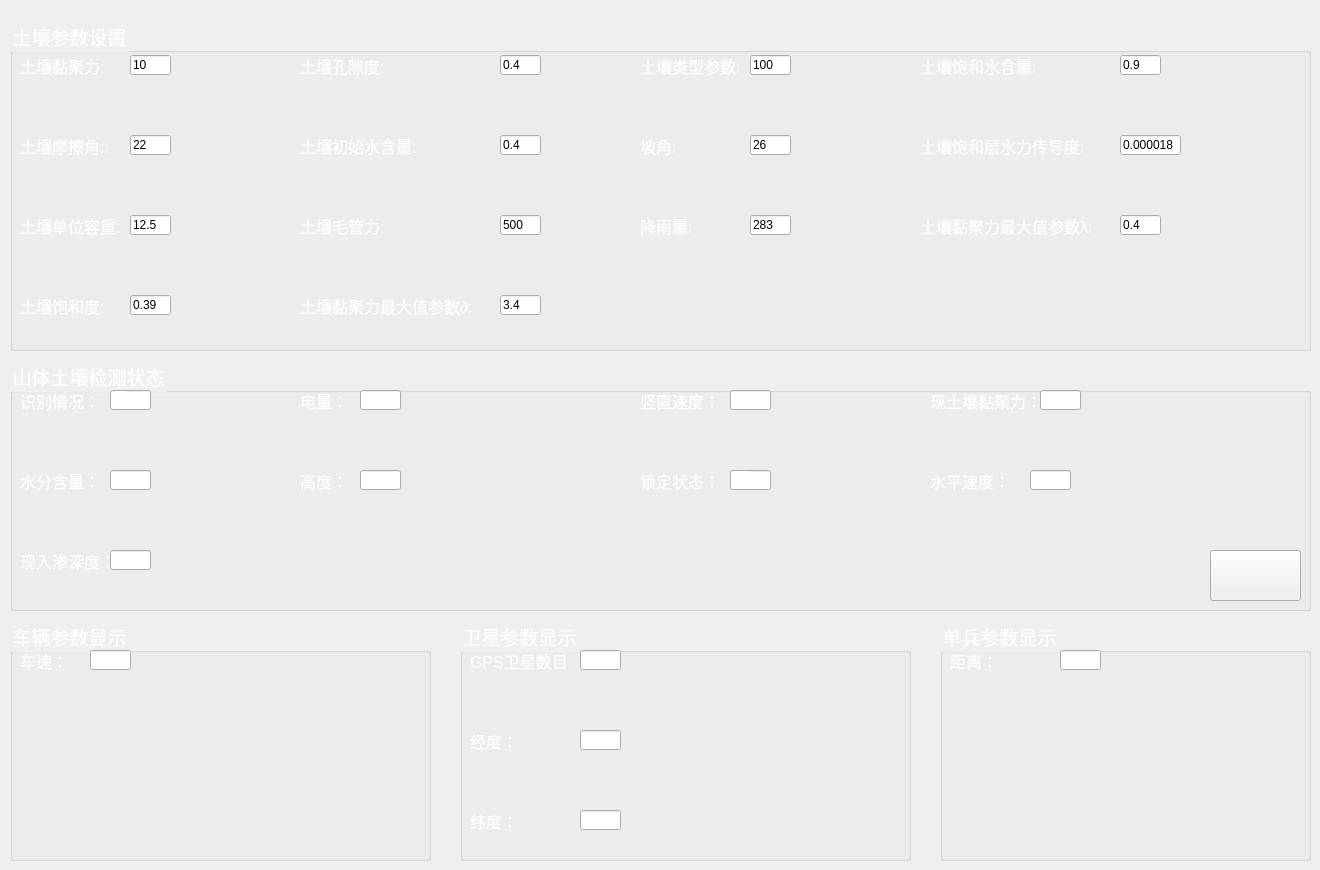
   <widget class="QWidget" name="tab_3">
    <attribute name="title">
     <string>Tab 3</string>
    </attribute>
    <widget class="QGroupBox" name="groupBox_8">
     <property name="geometry">
      <rect>
       <x>10</x>
       <y>20</y>
       <width>1301</width>
       <height>331</height>
      </rect>
     </property>
     <property name="font">
      <font>
       <family>SimSun-ExtB</family>
       <pointsize>14</pointsize>
      </font>
     </property>
     <property name="styleSheet">
      <string notr="true">QGroupBox{color:white}</string>
     </property>
     <property name="title">
      <string>土壤参数设置</string>
     </property>
     <widget class="QLabel" name="label_21">
      <property name="geometry">
       <rect>
        <x>10</x>
        <y>110</y>
        <width>91</width>
        <height>31</height>
       </rect>
      </property>
      <property name="font">
       <font>
        <pointsize>12</pointsize>
       </font>
      </property>
      <property name="styleSheet">
       <string notr="true">color:white</string>
      </property>
      <property name="text">
       <string>土壤摩擦角::</string>
      </property>
     </widget>
     <widget class="QLineEdit" name="lineEdit_17">
      <property name="geometry">
       <rect>
        <x>120</x>
        <y>115</y>
        <width>41</width>
        <height>20</height>
       </rect>
      </property>
      <property name="text">
       <string>22</string>
      </property>
     </widget>
     <widget class="QLabel" name="label_22">
      <property name="geometry">
       <rect>
        <x>10</x>
        <y>190</y>
        <width>101</width>
        <height>31</height>
       </rect>
      </property>
      <property name="font">
       <font>
        <pointsize>12</pointsize>
       </font>
      </property>
      <property name="styleSheet">
       <string notr="true">color:white</string>
      </property>
      <property name="text">
       <string>土壤单位容重:</string>
      </property>
     </widget>
     <widget class="QLineEdit" name="lineEdit_18">
      <property name="geometry">
       <rect>
        <x>120</x>
        <y>195</y>
        <width>41</width>
        <height>20</height>
       </rect>
      </property>
      <property name="text">
       <string>12.5</string>
      </property>
     </widget>
     <widget class="QLabel" name="label_23">
      <property name="geometry">
       <rect>
        <x>630</x>
        <y>30</y>
        <width>111</width>
        <height>31</height>
       </rect>
      </property>
      <property name="font">
       <font>
        <pointsize>12</pointsize>
       </font>
      </property>
      <property name="styleSheet">
       <string notr="true">color:white</string>
      </property>
      <property name="text">
       <string>土壤类型参数:</string>
      </property>
     </widget>
     <widget class="QLineEdit" name="lineEdit_19">
      <property name="geometry">
       <rect>
        <x>740</x>
        <y>35</y>
        <width>41</width>
        <height>20</height>
       </rect>
      </property>
      <property name="text">
       <string>100</string>
      </property>
     </widget>
     <widget class="QLabel" name="label_24">
      <property name="geometry">
       <rect>
        <x>10</x>
        <y>270</y>
        <width>91</width>
        <height>31</height>
       </rect>
      </property>
      <property name="font">
       <font>
        <pointsize>12</pointsize>
       </font>
      </property>
      <property name="styleSheet">
       <string notr="true">color:white</string>
      </property>
      <property name="text">
       <string>土壤饱和度:</string>
      </property>
     </widget>
     <widget class="QLineEdit" name="lineEdit_20">
      <property name="geometry">
       <rect>
        <x>120</x>
        <y>275</y>
        <width>41</width>
        <height>20</height>
       </rect>
      </property>
      <property name="text">
       <string>0.39</string>
      </property>
     </widget>
     <widget class="QLabel" name="label_25">
      <property name="geometry">
       <rect>
        <x>290</x>
        <y>270</y>
        <width>181</width>
        <height>31</height>
       </rect>
      </property>
      <property name="font">
       <font>
        <pointsize>12</pointsize>
       </font>
      </property>
      <property name="styleSheet">
       <string notr="true">color:white</string>
      </property>
      <property name="text">
       <string>土壤黏聚力最大值参数∂:</string>
      </property>
     </widget>
     <widget class="QLineEdit" name="lineEdit_21">
      <property name="geometry">
       <rect>
        <x>490</x>
        <y>275</y>
        <width>41</width>
        <height>20</height>
       </rect>
      </property>
      <property name="text">
       <string>3.4</string>
      </property>
     </widget>
     <widget class="QLabel" name="label_26">
      <property name="geometry">
       <rect>
        <x>630</x>
        <y>190</y>
        <width>61</width>
        <height>31</height>
       </rect>
      </property>
      <property name="font">
       <font>
        <pointsize>12</pointsize>
       </font>
      </property>
      <property name="styleSheet">
       <string notr="true">color:white</string>
      </property>
      <property name="text">
       <string>降雨量:</string>
      </property>
     </widget>
     <widget class="QLineEdit" name="lineEdit_22">
      <property name="geometry">
       <rect>
        <x>740</x>
        <y>195</y>
        <width>41</width>
        <height>20</height>
       </rect>
      </property>
      <property name="text">
       <string>283</string>
      </property>
     </widget>
     <widget class="QLabel" name="label_27">
      <property name="geometry">
       <rect>
        <x>290</x>
        <y>30</y>
        <width>91</width>
        <height>31</height>
       </rect>
      </property>
      <property name="font">
       <font>
        <pointsize>12</pointsize>
       </font>
      </property>
      <property name="styleSheet">
       <string notr="true">color:white</string>
      </property>
      <property name="text">
       <string>土壤孔隙度:</string>
      </property>
     </widget>
     <widget class="QLineEdit" name="lineEdit_23">
      <property name="geometry">
       <rect>
        <x>490</x>
        <y>35</y>
        <width>41</width>
        <height>20</height>
       </rect>
      </property>
      <property name="text">
       <string>0.4</string>
      </property>
     </widget>
     <widget class="QLabel" name="label_28">
      <property name="geometry">
       <rect>
        <x>910</x>
        <y>110</y>
        <width>181</width>
        <height>31</height>
       </rect>
      </property>
      <property name="font">
       <font>
        <pointsize>12</pointsize>
       </font>
      </property>
      <property name="styleSheet">
       <string notr="true">color:white</string>
      </property>
      <property name="text">
       <string>土壤饱和层水力传导度:</string>
      </property>
     </widget>
     <widget class="QLineEdit" name="lineEdit_24">
      <property name="geometry">
       <rect>
        <x>1110</x>
        <y>115</y>
        <width>61</width>
        <height>20</height>
       </rect>
      </property>
      <property name="text">
       <string>0.000018</string>
      </property>
     </widget>
     <widget class="QLabel" name="label_29">
      <property name="geometry">
       <rect>
        <x>290</x>
        <y>190</y>
        <width>91</width>
        <height>31</height>
       </rect>
      </property>
      <property name="font">
       <font>
        <pointsize>12</pointsize>
       </font>
      </property>
      <property name="styleSheet">
       <string notr="true">color:white</string>
      </property>
      <property name="text">
       <string>土壤毛管力:</string>
      </property>
     </widget>
     <widget class="QLineEdit" name="lineEdit_25">
      <property name="geometry">
       <rect>
        <x>490</x>
        <y>195</y>
        <width>41</width>
        <height>20</height>
       </rect>
      </property>
      <property name="text">
       <string>500</string>
      </property>
     </widget>
     <widget class="QLabel" name="label_30">
      <property name="geometry">
       <rect>
        <x>290</x>
        <y>110</y>
        <width>131</width>
        <height>31</height>
       </rect>
      </property>
      <property name="font">
       <font>
        <pointsize>12</pointsize>
       </font>
      </property>
      <property name="styleSheet">
       <string notr="true">color:white</string>
      </property>
      <property name="text">
       <string>土壤初始水含量:</string>
      </property>
     </widget>
     <widget class="QLineEdit" name="lineEdit_26">
      <property name="geometry">
       <rect>
        <x>490</x>
        <y>115</y>
        <width>41</width>
        <height>20</height>
       </rect>
      </property>
      <property name="text">
       <string>0.4</string>
      </property>
     </widget>
     <widget class="QLabel" name="label_31">
      <property name="geometry">
       <rect>
        <x>910</x>
        <y>30</y>
        <width>131</width>
        <height>31</height>
       </rect>
      </property>
      <property name="font">
       <font>
        <pointsize>12</pointsize>
       </font>
      </property>
      <property name="styleSheet">
       <string notr="true">color:white</string>
      </property>
      <property name="text">
       <string>土壤饱和水含量:</string>
      </property>
     </widget>
     <widget class="QLineEdit" name="lineEdit_27">
      <property name="geometry">
       <rect>
        <x>1110</x>
        <y>35</y>
        <width>41</width>
        <height>20</height>
       </rect>
      </property>
      <property name="text">
       <string>0.9</string>
      </property>
     </widget>
     <widget class="QLabel" name="label_32">
      <property name="geometry">
       <rect>
        <x>630</x>
        <y>110</y>
        <width>91</width>
        <height>31</height>
       </rect>
      </property>
      <property name="font">
       <font>
        <pointsize>12</pointsize>
       </font>
      </property>
      <property name="styleSheet">
       <string notr="true">color:white</string>
      </property>
      <property name="text">
       <string>坡角:</string>
      </property>
     </widget>
     <widget class="QLineEdit" name="lineEdit_28">
      <property name="geometry">
       <rect>
        <x>740</x>
        <y>115</y>
        <width>41</width>
        <height>20</height>
       </rect>
      </property>
      <property name="text">
       <string>26</string>
      </property>
     </widget>
     <widget class="QLabel" name="label_33">
      <property name="geometry">
       <rect>
        <x>10</x>
        <y>30</y>
        <width>91</width>
        <height>31</height>
       </rect>
      </property>
      <property name="font">
       <font>
        <pointsize>12</pointsize>
       </font>
      </property>
      <property name="styleSheet">
       <string notr="true">color:white</string>
      </property>
      <property name="text">
       <string>土壤黏聚力:</string>
      </property>
     </widget>
     <widget class="QLineEdit" name="lineEdit_29">
      <property name="geometry">
       <rect>
        <x>120</x>
        <y>35</y>
        <width>41</width>
        <height>20</height>
       </rect>
      </property>
      <property name="text">
       <string>10</string>
      </property>
     </widget>
     <widget class="QLabel" name="label_34">
      <property name="geometry">
       <rect>
        <x>910</x>
        <y>190</y>
        <width>181</width>
        <height>31</height>
       </rect>
      </property>
      <property name="font">
       <font>
        <pointsize>12</pointsize>
       </font>
      </property>
      <property name="styleSheet">
       <string notr="true">color:white</string>
      </property>
      <property name="text">
       <string>土壤黏聚力最大值参数λ:</string>
      </property>
     </widget>
     <widget class="QLineEdit" name="lineEdit_30">
      <property name="geometry">
       <rect>
        <x>1110</x>
        <y>195</y>
        <width>41</width>
        <height>20</height>
       </rect>
      </property>
      <property name="text">
       <string>0.4</string>
      </property>
     </widget>
    </widget>
    <widget class="QGroupBox" name="groupBox_9">
     <property name="geometry">
      <rect>
       <x>10</x>
       <y>360</y>
       <width>1301</width>
       <height>251</height>
      </rect>
     </property>
     <property name="font">
      <font>
       <family>SimSun-ExtB</family>
       <pointsize>14</pointsize>
      </font>
     </property>
     <property name="styleSheet">
      <string notr="true">QGroupBox{color:white;}</string>
     </property>
     <property name="title">
      <string>山体土壤检测状态</string>
     </property>
     <widget class="QLabel" name="label_35">
      <property name="geometry">
       <rect>
        <x>10</x>
        <y>30</y>
        <width>81</width>
        <height>21</height>
       </rect>
      </property>
      <property name="font">
       <font>
        <pointsize>12</pointsize>
       </font>
      </property>
      <property name="styleSheet">
       <string notr="true">color:white</string>
      </property>
      <property name="text">
       <string>识别情况：</string>
      </property>
     </widget>
     <widget class="QLabel" name="label_36">
      <property name="geometry">
       <rect>
        <x>10</x>
        <y>110</y>
        <width>81</width>
        <height>21</height>
       </rect>
      </property>
      <property name="font">
       <font>
        <pointsize>12</pointsize>
       </font>
      </property>
      <property name="styleSheet">
       <string notr="true">color:white</string>
      </property>
      <property name="text">
       <string>水分含量：</string>
      </property>
     </widget>
     <widget class="QLineEdit" name="lineEdit_14">
      <property name="geometry">
       <rect>
        <x>100</x>
        <y>30</y>
        <width>41</width>
        <height>20</height>
       </rect>
      </property>
      <property name="font">
       <font>
        <pointsize>12</pointsize>
       </font>
      </property>
      <property name="styleSheet">
       <string notr="true">color:white</string>
      </property>
      <property name="text">
       <string>是</string>
      </property>
     </widget>
     <widget class="QLineEdit" name="lineEdit_31">
      <property name="geometry">
       <rect>
        <x>100</x>
        <y>110</y>
        <width>41</width>
        <height>20</height>
       </rect>
      </property>
      <property name="font">
       <font>
        <pointsize>12</pointsize>
       </font>
      </property>
      <property name="styleSheet">
       <string notr="true">color:white</string>
      </property>
      <property name="text">
       <string>60%</string>
      </property>
     </widget>
     <widget class="QLabel" name="label_40">
      <property name="geometry">
       <rect>
        <x>290</x>
        <y>110</y>
        <width>81</width>
        <height>21</height>
       </rect>
      </property>
      <property name="font">
       <font>
        <pointsize>12</pointsize>
       </font>
      </property>
      <property name="styleSheet">
       <string notr="true">color:white</string>
      </property>
      <property name="text">
       <string>高度：</string>
      </property>
     </widget>
     <widget class="QLabel" name="label_42">
      <property name="geometry">
       <rect>
        <x>290</x>
        <y>30</y>
        <width>81</width>
        <height>21</height>
       </rect>
      </property>
      <property name="font">
       <font>
        <pointsize>12</pointsize>
       </font>
      </property>
      <property name="styleSheet">
       <string notr="true">color:white</string>
      </property>
      <property name="text">
       <string>电量：</string>
      </property>
     </widget>
     <widget class="QLabel" name="label_43">
      <property name="geometry">
       <rect>
        <x>630</x>
        <y>30</y>
        <width>81</width>
        <height>21</height>
       </rect>
      </property>
      <property name="font">
       <font>
        <pointsize>12</pointsize>
       </font>
      </property>
      <property name="styleSheet">
       <string notr="true">color:white</string>
      </property>
      <property name="text">
       <string>竖直速度：</string>
      </property>
     </widget>
     <widget class="QLabel" name="label_44">
      <property name="geometry">
       <rect>
        <x>630</x>
        <y>110</y>
        <width>81</width>
        <height>21</height>
       </rect>
      </property>
      <property name="font">
       <font>
        <pointsize>12</pointsize>
       </font>
      </property>
      <property name="styleSheet">
       <string notr="true">color:white</string>
      </property>
      <property name="text">
       <string>锁定状态：</string>
      </property>
     </widget>
     <widget class="QLabel" name="label_45">
      <property name="geometry">
       <rect>
        <x>920</x>
        <y>110</y>
        <width>81</width>
        <height>21</height>
       </rect>
      </property>
      <property name="font">
       <font>
        <pointsize>12</pointsize>
       </font>
      </property>
      <property name="styleSheet">
       <string notr="true">color:white</string>
      </property>
      <property name="text">
       <string>水平速度：</string>
      </property>
     </widget>
     <widget class="QLineEdit" name="lineEdit_35">
      <property name="geometry">
       <rect>
        <x>350</x>
        <y>110</y>
        <width>41</width>
        <height>20</height>
       </rect>
      </property>
      <property name="font">
       <font>
        <pointsize>12</pointsize>
       </font>
      </property>
      <property name="styleSheet">
       <string notr="true">color:white</string>
      </property>
      <property name="text">
       <string>500</string>
      </property>
     </widget>
     <widget class="QLineEdit" name="lineEdit_37">
      <property name="geometry">
       <rect>
        <x>350</x>
        <y>30</y>
        <width>41</width>
        <height>20</height>
       </rect>
      </property>
      <property name="font">
       <font>
        <pointsize>12</pointsize>
       </font>
      </property>
      <property name="styleSheet">
       <string notr="true">color:white</string>
      </property>
      <property name="text">
       <string>50%</string>
      </property>
     </widget>
     <widget class="QLineEdit" name="lineEdit_38">
      <property name="geometry">
       <rect>
        <x>720</x>
        <y>30</y>
        <width>41</width>
        <height>20</height>
       </rect>
      </property>
      <property name="font">
       <font>
        <pointsize>12</pointsize>
       </font>
      </property>
      <property name="styleSheet">
       <string notr="true">color:white</string>
      </property>
      <property name="text">
       <string>1</string>
      </property>
     </widget>
     <widget class="QLineEdit" name="lineEdit_39">
      <property name="geometry">
       <rect>
        <x>720</x>
        <y>110</y>
        <width>41</width>
        <height>20</height>
       </rect>
      </property>
      <property name="font">
       <font>
        <pointsize>12</pointsize>
       </font>
      </property>
      <property name="styleSheet">
       <string notr="true">color:white</string>
      </property>
      <property name="text">
       <string>否</string>
      </property>
     </widget>
     <widget class="QLineEdit" name="lineEdit_40">
      <property name="geometry">
       <rect>
        <x>1020</x>
        <y>110</y>
        <width>41</width>
        <height>20</height>
       </rect>
      </property>
      <property name="font">
       <font>
        <pointsize>12</pointsize>
       </font>
      </property>
      <property name="styleSheet">
       <string notr="true">color:white</string>
      </property>
      <property name="text">
       <string>2</string>
      </property>
     </widget>
     <widget class="QPushButton" name="pushButton_19">
      <property name="geometry">
       <rect>
        <x>1200</x>
        <y>190</y>
        <width>91</width>
        <height>51</height>
       </rect>
      </property>
      <property name="font">
       <font>
        <family>Microsoft YaHei UI</family>
        <pointsize>14</pointsize>
       </font>
      </property>
      <property name="styleSheet">
       <string notr="true">QPushButton
{
border-image:url(D:/procedure/groundstation/checkin/denglu2/weichufalishijilu.png);
color:white

}
QPushButton:hover { border-image:url(D:/procedure/groundstation/checkin/denglu2/chufalishijilu.png) } </string>
      </property>
      <property name="text">
       <string/>
      </property>
     </widget>
     <widget class="QLabel" name="label_46">
      <property name="geometry">
       <rect>
        <x>920</x>
        <y>30</y>
        <width>111</width>
        <height>21</height>
       </rect>
      </property>
      <property name="font">
       <font>
        <pointsize>12</pointsize>
       </font>
      </property>
      <property name="styleSheet">
       <string notr="true">color:white</string>
      </property>
      <property name="text">
       <string>现土壤黏聚力：</string>
      </property>
     </widget>
     <widget class="QLineEdit" name="lineEdit_41">
      <property name="geometry">
       <rect>
        <x>1030</x>
        <y>30</y>
        <width>41</width>
        <height>20</height>
       </rect>
      </property>
      <property name="font">
       <font>
        <pointsize>12</pointsize>
       </font>
      </property>
      <property name="text">
       <string/>
      </property>
     </widget>
     <widget class="QLabel" name="label_47">
      <property name="geometry">
       <rect>
        <x>10</x>
        <y>190</y>
        <width>91</width>
        <height>21</height>
       </rect>
      </property>
      <property name="font">
       <font>
        <pointsize>12</pointsize>
       </font>
      </property>
      <property name="styleSheet">
       <string notr="true">color:white</string>
      </property>
      <property name="text">
       <string>现入渗深度：</string>
      </property>
     </widget>
     <widget class="QLineEdit" name="lineEdit_42">
      <property name="geometry">
       <rect>
        <x>100</x>
        <y>190</y>
        <width>41</width>
        <height>20</height>
       </rect>
      </property>
      <property name="font">
       <font>
        <pointsize>12</pointsize>
       </font>
      </property>
      <property name="text">
       <string/>
      </property>
     </widget>
    </widget>
    <widget class="QGroupBox" name="groupBox_11">
     <property name="geometry">
      <rect>
       <x>460</x>
       <y>620</y>
       <width>451</width>
       <height>241</height>
      </rect>
     </property>
     <property name="font">
      <font>
       <family>SimSun-ExtB</family>
       <pointsize>14</pointsize>
      </font>
     </property>
     <property name="styleSheet">
      <string notr="true">QGroupBox{color:white;}</string>
     </property>
     <property name="title">
      <string>卫星参数显示</string>
     </property>
     <widget class="QLabel" name="label_48">
      <property name="geometry">
       <rect>
        <x>10</x>
        <y>30</y>
        <width>101</width>
        <height>21</height>
       </rect>
      </property>
      <property name="font">
       <font>
        <pointsize>12</pointsize>
       </font>
      </property>
      <property name="styleSheet">
       <string notr="true">color:white</string>
      </property>
      <property name="text">
       <string>GPS卫星数目：</string>
      </property>
     </widget>
     <widget class="QLineEdit" name="lineEdit_43">
      <property name="geometry">
       <rect>
        <x>120</x>
        <y>30</y>
        <width>41</width>
        <height>20</height>
       </rect>
      </property>
      <property name="font">
       <font>
        <pointsize>12</pointsize>
       </font>
      </property>
      <property name="styleSheet">
       <string notr="true">color:white</string>
      </property>
      <property name="text">
       <string>7</string>
      </property>
     </widget>
     <widget class="QLabel" name="label_49">
      <property name="geometry">
       <rect>
        <x>10</x>
        <y>190</y>
        <width>81</width>
        <height>21</height>
       </rect>
      </property>
      <property name="font">
       <font>
        <pointsize>12</pointsize>
       </font>
      </property>
      <property name="styleSheet">
       <string notr="true">color:white</string>
      </property>
      <property name="text">
       <string>纬度：</string>
      </property>
     </widget>
     <widget class="QLabel" name="label_50">
      <property name="geometry">
       <rect>
        <x>10</x>
        <y>110</y>
        <width>81</width>
        <height>21</height>
       </rect>
      </property>
      <property name="font">
       <font>
        <pointsize>12</pointsize>
       </font>
      </property>
      <property name="styleSheet">
       <string notr="true">color:white</string>
      </property>
      <property name="text">
       <string>经度：</string>
      </property>
     </widget>
     <widget class="QLineEdit" name="lineEdit_44">
      <property name="geometry">
       <rect>
        <x>120</x>
        <y>110</y>
        <width>41</width>
        <height>20</height>
       </rect>
      </property>
      <property name="font">
       <font>
        <pointsize>12</pointsize>
       </font>
      </property>
      <property name="styleSheet">
       <string notr="true">color:white</string>
      </property>
      <property name="text">
       <string>119</string>
      </property>
     </widget>
     <widget class="QLineEdit" name="lineEdit_45">
      <property name="geometry">
       <rect>
        <x>120</x>
        <y>190</y>
        <width>41</width>
        <height>20</height>
       </rect>
      </property>
      <property name="font">
       <font>
        <pointsize>12</pointsize>
       </font>
      </property>
      <property name="styleSheet">
       <string notr="true">color:white</string>
      </property>
      <property name="text">
       <string>25</string>
      </property>
     </widget>
    </widget>
    <widget class="QGroupBox" name="groupBox_12">
     <property name="geometry">
      <rect>
       <x>940</x>
       <y>620</y>
       <width>371</width>
       <height>241</height>
      </rect>
     </property>
     <property name="font">
      <font>
       <family>SimSun-ExtB</family>
       <pointsize>14</pointsize>
      </font>
     </property>
     <property name="styleSheet">
      <string notr="true">QGroupBox{color:white;}</string>
     </property>
     <property name="title">
      <string>单兵参数显示</string>
     </property>
     <widget class="QLineEdit" name="lineEdit_36">
      <property name="geometry">
       <rect>
        <x>120</x>
        <y>30</y>
        <width>41</width>
        <height>20</height>
       </rect>
      </property>
      <property name="font">
       <font>
        <pointsize>12</pointsize>
       </font>
      </property>
      <property name="styleSheet">
       <string notr="true">color:white</string>
      </property>
      <property name="text">
       <string>2000</string>
      </property>
     </widget>
     <widget class="QLabel" name="label_41">
      <property name="geometry">
       <rect>
        <x>10</x>
        <y>30</y>
        <width>81</width>
        <height>21</height>
       </rect>
      </property>
      <property name="font">
       <font>
        <pointsize>12</pointsize>
       </font>
      </property>
      <property name="styleSheet">
       <string notr="true">color:white</string>
      </property>
      <property name="text">
       <string>距离：</string>
      </property>
     </widget>
    </widget>
    <widget class="QGroupBox" name="groupBox_13">
     <property name="geometry">
      <rect>
       <x>10</x>
       <y>620</y>
       <width>421</width>
       <height>241</height>
      </rect>
     </property>
     <property name="font">
      <font>
       <family>SimSun-ExtB</family>
       <pointsize>14</pointsize>
      </font>
     </property>
     <property name="styleSheet">
      <string notr="true">QGroupBox{color:white;}</string>
     </property>
     <property name="title">
      <string>车辆参数显示</string>
     </property>
     <widget class="QLabel" name="label_51">
      <property name="geometry">
       <rect>
        <x>10</x>
        <y>30</y>
        <width>101</width>
        <height>21</height>
       </rect>
      </property>
      <property name="font">
       <font>
        <pointsize>12</pointsize>
       </font>
      </property>
      <property name="styleSheet">
       <string notr="true">color:white</string>
      </property>
      <property name="text">
       <string>车速：</string>
      </property>
     </widget>
     <widget class="QLineEdit" name="lineEdit_46">
      <property name="geometry">
       <rect>
        <x>80</x>
        <y>30</y>
        <width>41</width>
        <height>20</height>
       </rect>
      </property>
      <property name="font">
       <font>
        <pointsize>12</pointsize>
       </font>
      </property>
      <property name="styleSheet">
       <string notr="true">color:white</string>
      </property>
      <property name="text">
       <string>7</string>
      </property>
     </widget>
    </widget>
   </widget>
